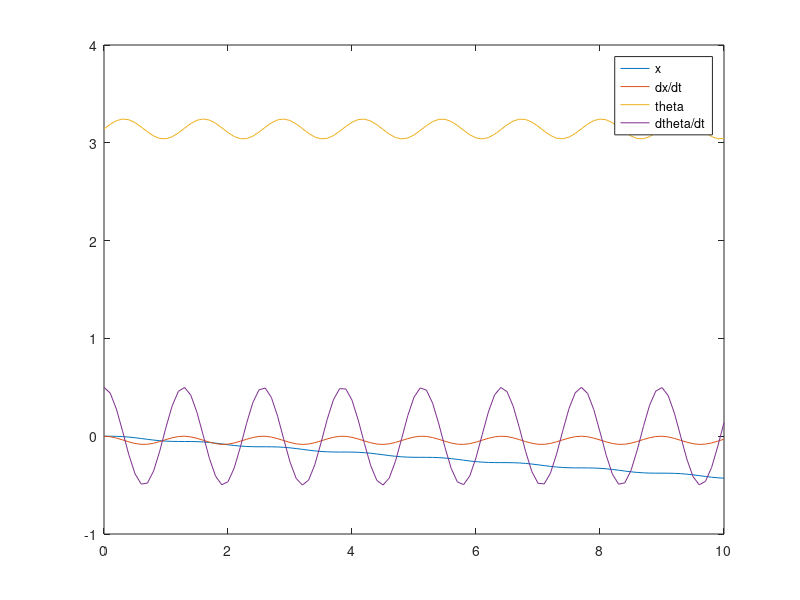

This chart was generated by the following MATLAB code:
m_c = 5; % Mass of the cart
m_p = 1; % Mass of the pendulum
l = 2; % Length of the pendulum
g = -10;

% https://underactuated.csail.mit.edu/acrobot.html#cart_pole %

% y = [x, dx/dt, theta, dtheta/dt]
function dy = dynamics(y, m_c, m_p, l, g, u)

D = (m_c + m_p*(sin(y(3))^2));

dy = zeros(4,1);
dy(1, 1) = y(2);
dy(2, 1) = (1/D) * (u + m_p * sin(y(3)) * (l * y(4)^2 + g * cos(y(3))));
dy(3, 1) = y(4);
dy(4, 1) = (1/D*l) * (-u * cos(y(3)) - m_p * l * y(4)^2 * 0.5*sin(2*y(3)) - (m_c+m_p)*g*sin(y(3)));

end

tspan = 0:.1:10;
y0 = [0; 0; pi; .5];
[t, y] = ode45(@(t, y)dynamics(y, m_c, m_p, l, g, 0), tspan, y0)
plot(t, y)
legend('x', 'dx/dt', 'theta', 'dtheta/dt')
